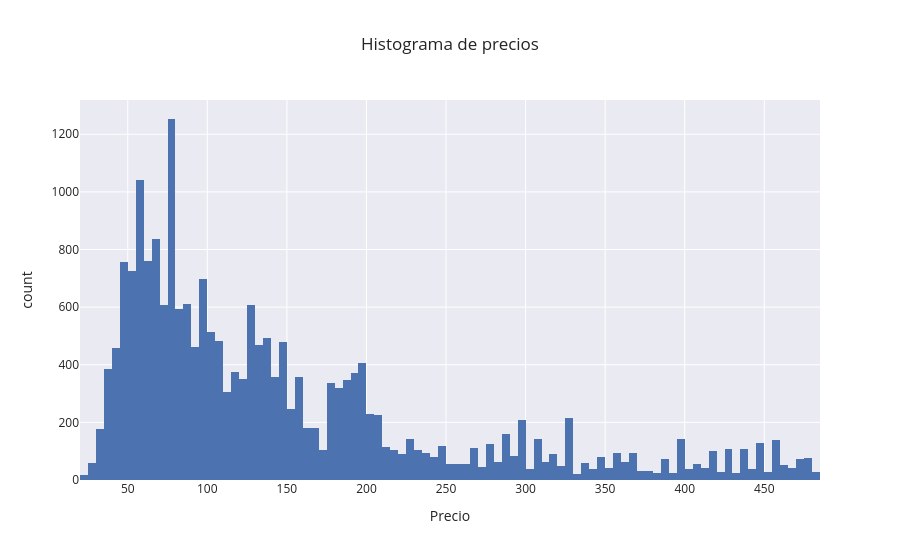

Notebook code cell kept with this figure:
### Markdown cell above
### Observaciones:
Esta alternativa sirve para comparar la evolución de los precios de los productos de la canasta familiar por cadena. A partir de allí podemos interpretar:
>- Cadenas que ofrecen mejores precios para la canasta familiar
>- Varicion de precios de la canasta familiar por cadenas

### Code cell
fig = px.histogram(
    df,
    x='Precio',
    template="seaborn",
    title="Histograma de precios",
)

fig.show()

### Figure 1 — Plotly figure (JSON) as saved in the notebook; plotly's stock layout.template omitted (floating-point values rounded to 4 significant figures; data arrays with more than 128 entries replaced by an {"elided": "..."} marker saying what was removed)
{"data": [{"bingroup": "x", "hovertemplate": "Precio=%{x}<br>count=%{y}<extra></extra>", "legendgroup": "", "marker": {"color": "rgb(76,114,176)", "pattern": {"shape": ""}}, "name": "", "orientation": "v", "showlegend": false, "x": {"elided": "21511 float values"}, "xaxis": "x", "yaxis": "y", "type": "histogram"}], "layout": {"xaxis": {"anchor": "y", "domain": [0.0, 1.0], "title": {"text": "Precio"}}, "yaxis": {"anchor": "x", "domain": [0.0, 1.0], "title": {"text": "count"}}, "legend": {"tracegroupgap": 0}, "title": {"text": "Histograma de precios"}, "barmode": "relative"}}
